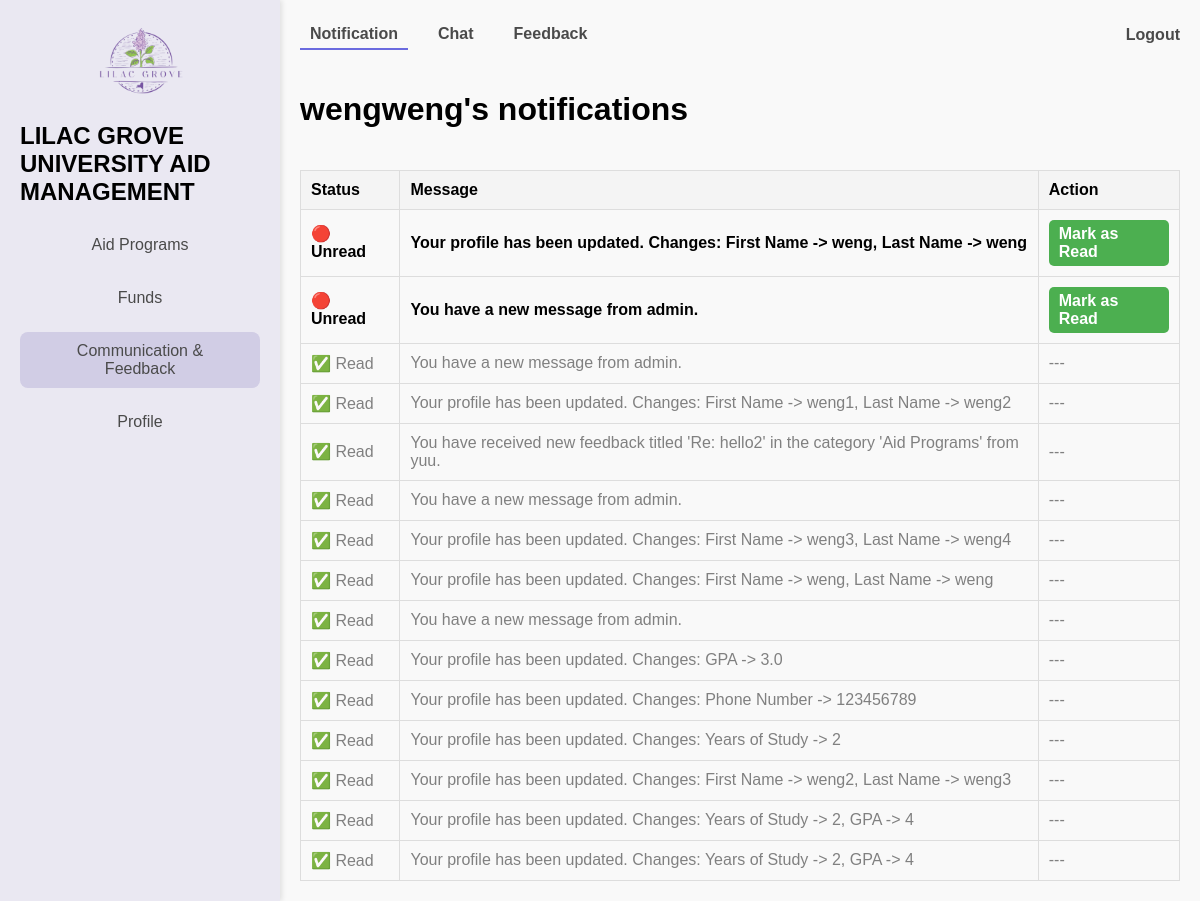
Before: /profile/?tab=notification (signed in) with the older database file.
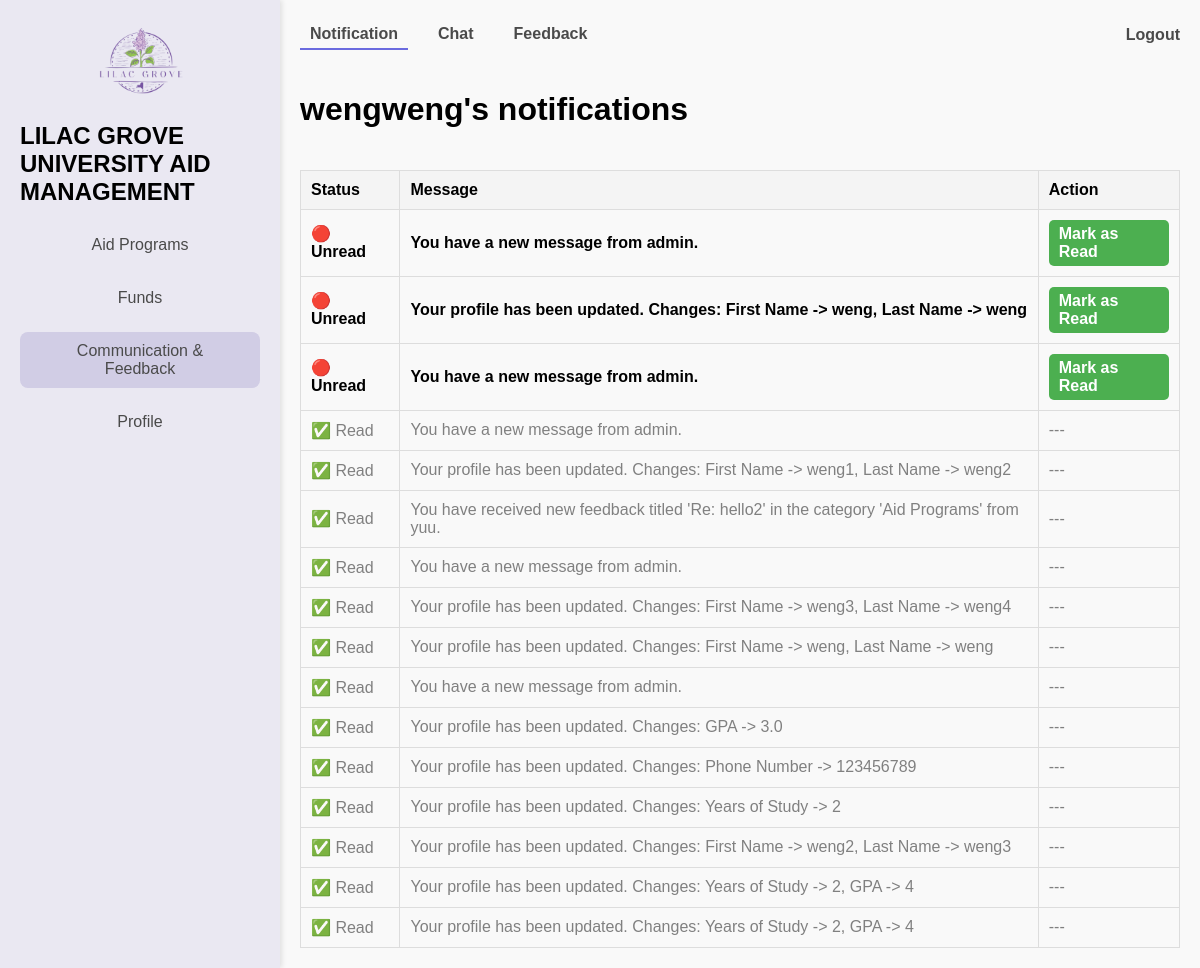
After: the same page with the newer database file.
### notifications/models.py (models this page shows, shortened)
class Notification(models.Model):
    user = models.ForeignKey(settings.AUTH_USER_MODEL, on_delete=models.CASCADE, related_name='notifications')
    message = models.CharField(max_length=255)
    read = models.BooleanField(default=False)
    created_at = models.DateTimeField(auto_now_add=True)
    class Meta:
        db_table = 'notifications_table'  # Custom table name

### users/views.py (the view)
# urls.py: path('profile/', views.dashboard, name = 'dashboard'),
@login_required
def dashboard(request):
    role_dashboard_map = {
        'administrator': admin_dashboard,
        'student': student_dashboard,
        'officer': officer_dashboard,
        'funder': funder_dashboard,
    }
    user_role = request.user.role
    if user_role in role_dashboard_map:
        return role_dashboard_map[user_role](request)
    else:
        messages.error(request, "Your role is not recognized. Please contact support.")
        return redirect('home')  # Redirect to a safe fallback page

### users/views.py (called while the page is built)
def role_required(role_name):
    def decorator(view_func):
        def wrapper(request, *args, **kwargs):
            if request.user.role != role_name:
                raise PermissionDenied("You do not have permission to access this page.")
            return view_func(request, *args, **kwargs)
        return wrapper
    return decorator

def get_navbar_content(user_role, active_menu):
    return NAVBAR_CONTENT.get(user_role, {}).get(active_menu, [])

def get_feedback_list(user):
    feedback_entries = Feedback.objects.filter(
        Q(sender=user) | Q(receiver=user)
    ).order_by('-created_at')
    return [
        {'feedback': feedback, 'type': 'Sent' if feedback.sender == user else 'Received'}
        for feedback in feedback_entries
    ]

def get_notifications_list(user):
    return Notification.objects.filter(user=user).order_by('-created_at')

### users/templates/dashboards/dashboard.html (shortened to what this page needs)
{% extends "base.html" %}
{% load static %}
{% block statics %}
    <link rel="stylesheet" href="{% static 'css/Dashboard.css' %}">
{% endblock statics %}
{% block content %}
    <div class="container">
        <aside class="sidebar">
            <div class="logo">
                <img src="{% static "img/logo.png" %}" alt="Lilac Grove Logo">
                <h1>LILAC GROVE UNIVERSITY AID MANAGEMENT</h1>
            </div>
            <nav class="menu">
                {% block menu %}
                <a href="{% url 'dashboard' %}?tab=financial_aid" class="menu-item {% if active_menu == 'AidPrograms' %}active{% endif %}">
                    Aid Programs
                </a>
                <a href="{% url 'dashboard' %}?tab=fund_utilization" class="menu-item {% if active_menu == 'funds' %}active{% endif %}">
                    Funds
                </a>
                <a href="{% url 'dashboard' %}?tab=notification" class="menu-item {% if active_menu == 'communication' %}active{% endif %}">
                    Communication &amp;<br>
                    Feedback
                </a>
                <a href="{% url 'dashboard' %}?tab=my_profile" class="menu-item {% if active_menu == 'profile' %}active{% endif %}">
                    Profile
                </a>
                {% endblock menu %}
            </nav>
        </aside>
        <main class="content">
            <div class="navbar">
                <div class="tabs">
                    {% for item in navbar_content %}
                    <a href="{% url 'dashboard' %}?tab={{ item.tab }}" class="tab {% if active_tab == item.tab %}active{% endif %}">
                        {{ item.name }}
                    </a>
                    {% endfor %}
                </div>
                <div class="logout">
                    <a href="{% url "logout" %}">Logout</a>
                </div>
            </div>
            {% if active_tab == 'feedback' %}
                    {% include "feedbacks/feedback.html" %}
            {% elif active_tab == 'notification' %}
                {% include "notifications/list.html" %}
            {% elif active_tab == 'chat' %}
                {% include "chats/chat.html" %}
            {% endif %}
        </main>
    </div>
{% endblock content %}

### notifications/templates/notifications/list.html (shortened to what this page needs)
<!DOCTYPE html>
<html lang="en">
<head>
</head>
<body>
    <h1>{{request.user.username}}'s notifications</h1>
    {% if notifications_list %}
        <table>
            <thead>
                <tr>
                    <th>Status</th>
                    <th>Message</th>
                    <th>Action</th>
                </tr>
            </thead>
            <tbody>
                {% for notification in notifications_list %}
                    <tr class="{% if not notification.read %}unread{% else %}read{% endif %}">
                        <td>{% if not notification.read %} 🔴 Unread {% else %} ✅ Read {% endif %}</td>
                        <td>{{ notification.message }}</td>
                        <td>
                            {% if not notification.read %}
                                <a href="{% url 'notifications:mark_as_read' notification.id %}" class="button">Mark as Read</a>
                            {% else %}
                                ---
                            {% endif %}
                        </td>
                    </tr>
                {% endfor %}
            </tbody>
        </table>
    {% else %}
        <p>No notifications yet.</p>
    {% endif %}
</body>
</html>

Changed rows visible on the page:
added Notification: read "🔴 Unread", message "You have a new message from admin."
